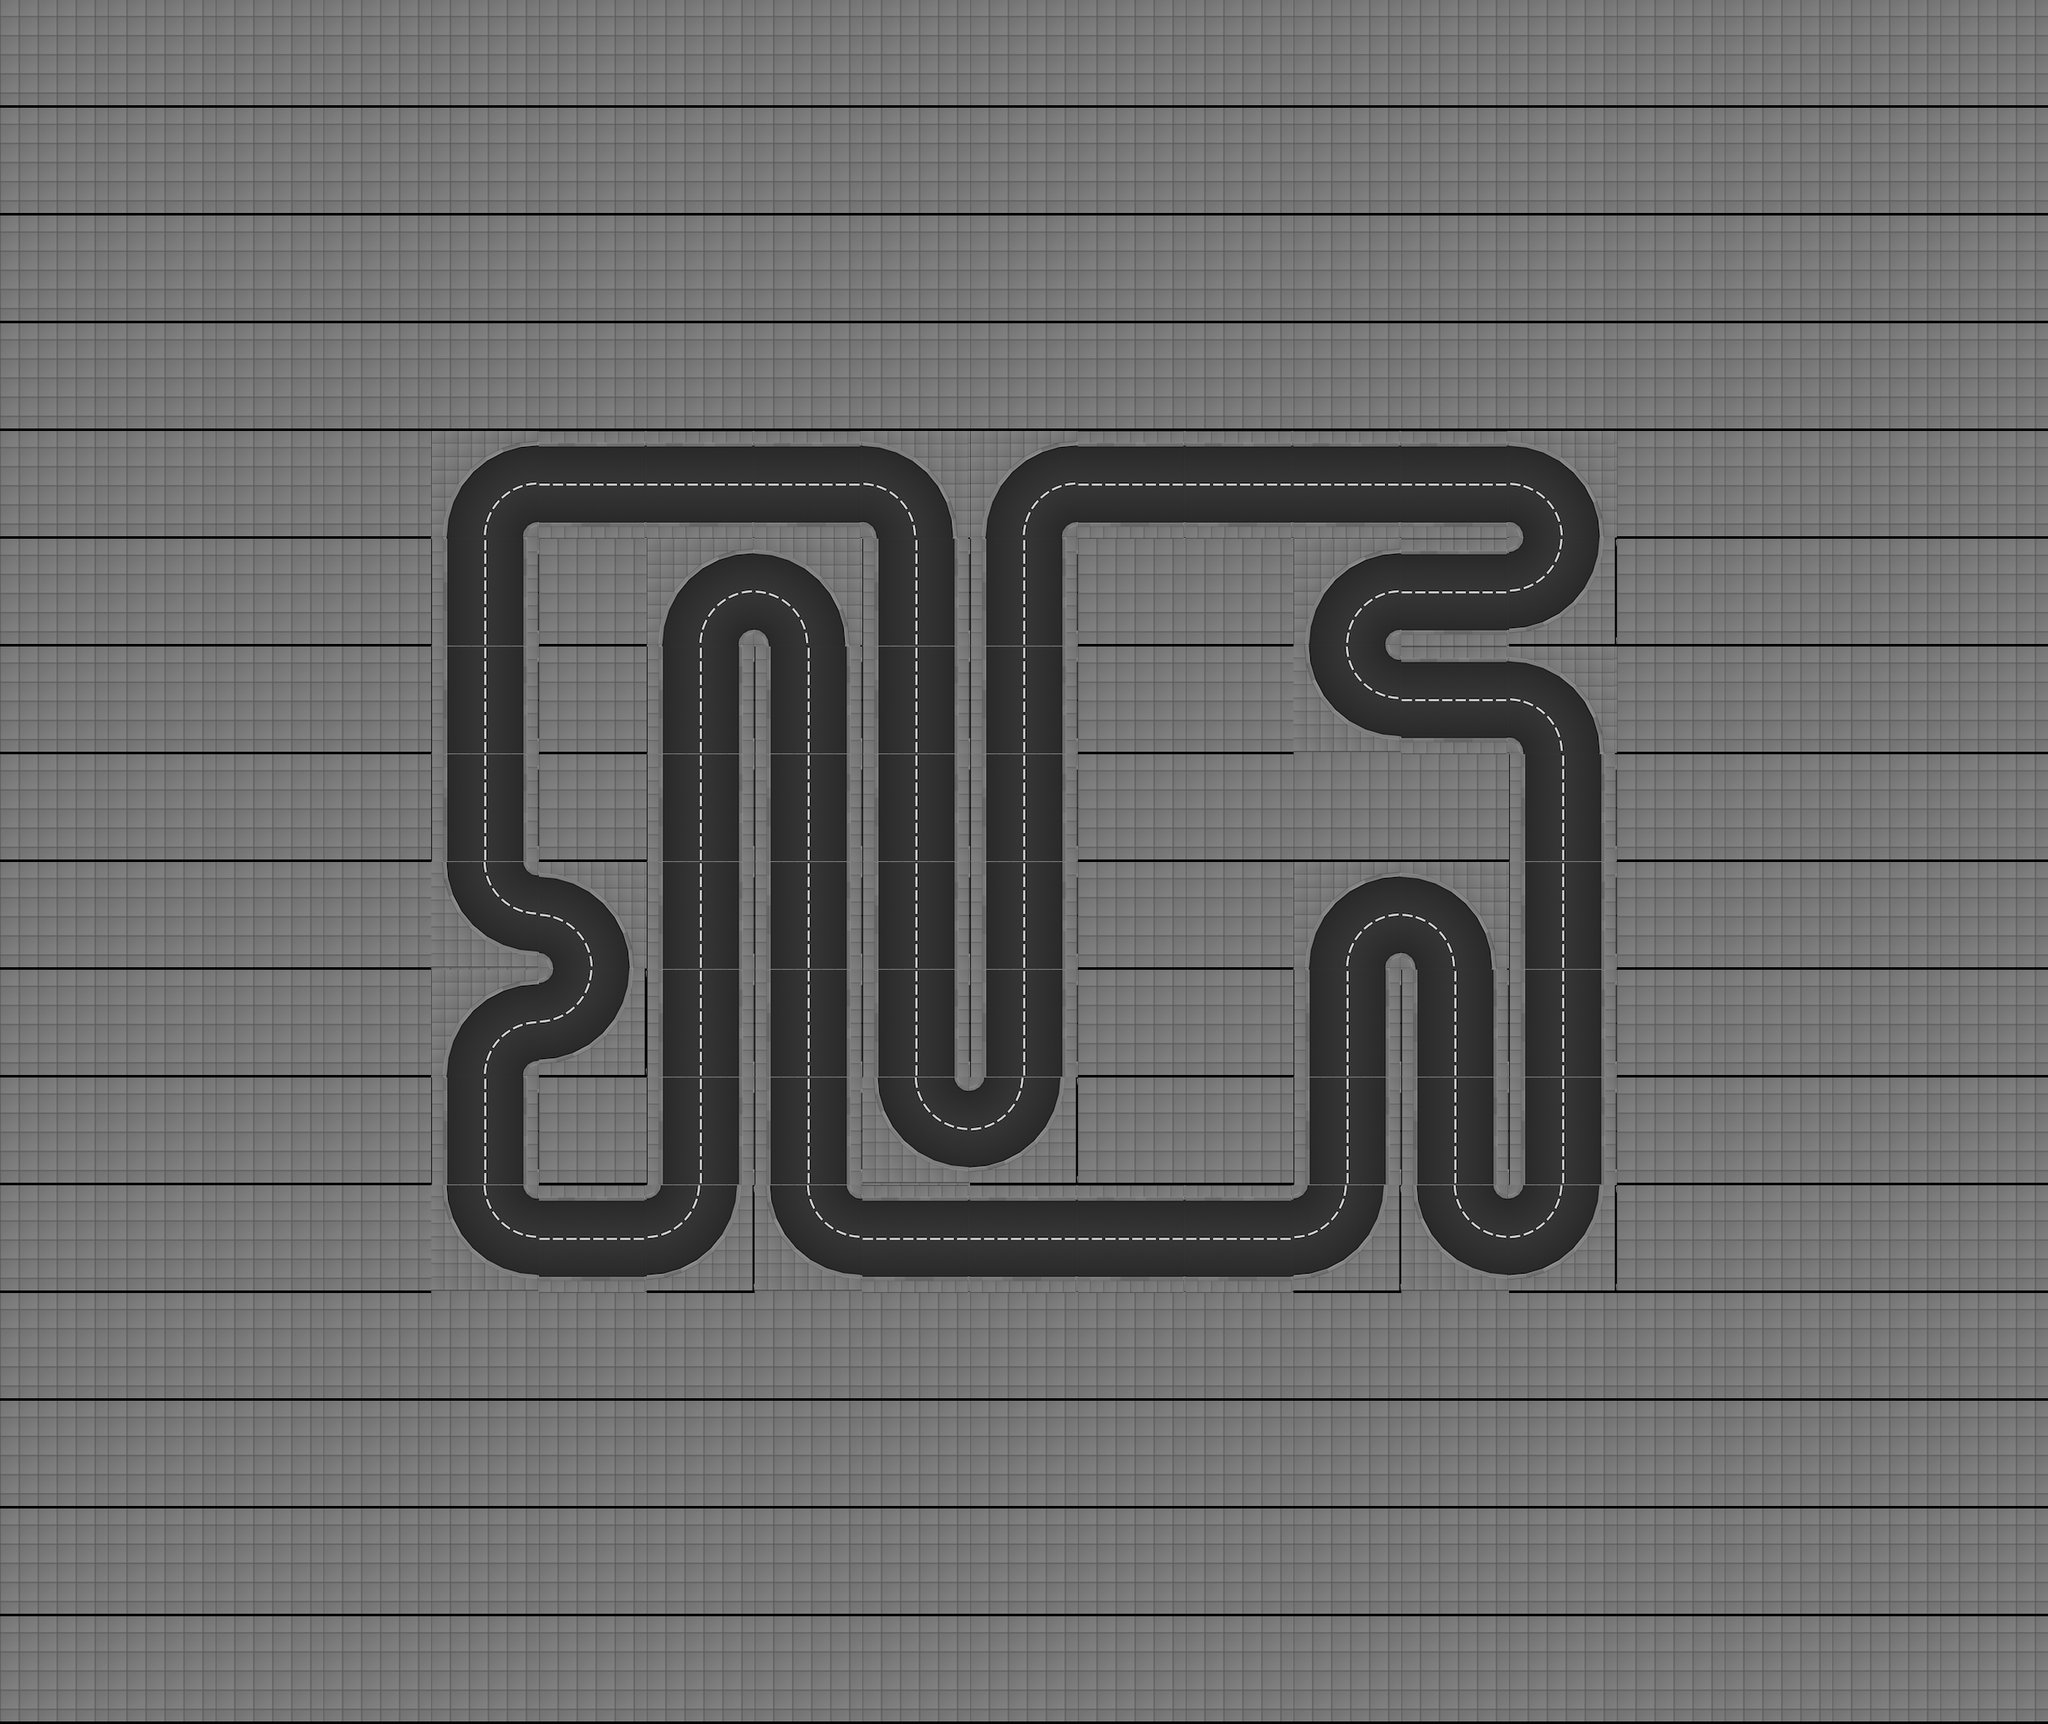

A level layout from a 2D game, rendered from its tile map. Below: a short description, then the map file with tile-grid data replaced by summaries:
An orthogonal 19x16 tile map with 128x128 px tiles, 1 tile layer (track), 2 tilesets and 326 objects (10x office_06_ground_floor, 10x office_06_floor, 7x office_05_ground_floor, 7x office_05_floor, 7x office_01_ground_floor, ...).

<map height="16" infinite="0" nextlayerid="1" nextobjectid="1" orientation="orthogonal" renderorder="right-down" tiledversion="1.2.2" tileheight="128" tilewidth="128" version="1.2" width="19"><tileset firstgid="1" source="../../gbResources/set_tiles.tsx" /><tileset firstgid="134" source="../../gbResources/set_objects.tsx" /><layer height="16" id="1" name="track" width="19"><data>[304 cells, 304 non-empty, 7 distinct tile ids]</data></layer><objectgroup id="1" name="walls"><object id="1" x="512" y="640"><polyline points="16,0 32,-64 64,-96 128,-112" /></object><object id="2" x="512" y="640"><polyline points="112,0 114,-8 120,-14 128,-16" /></object><object id="3" x="512" y="704.0"><polyline points="16,-64 16,64" /></object><object id="4" x="512" y="704.0"><polyline points="112,-64 112,64" /></object><object id="5" x="512" y="832.0"><polyline points="16,-64 16,64" /></object><object id="6" x="512" y="832.0"><polyline points="112,-64 112,64" /></object><object id="7" x="512" y="960.0"><polyline points="16,-64 16,64" /></object><object id="8" x="512" y="960.0"><polyline points="112,-64 112,64" /></object><object id="9" x="512" y="1152"><polyline points="16,-128 32,-64 64,-32 128,-16" /></object><object id="10" x="512" y="1152"><polyline points="112,-128 114,-120 120,-114 128,-112" /></object><object id="11" x="512" y="1280"><polyline points="16,0 32,-64 64,-96 128,-112" /></object><object id="12" x="512" y="1280"><polyline points="112,0 114,-8 120,-14 128,-16" /></object><object id="13" x="512" y="1344.0"><polyline points="16,-64 16,64" /></object><object id="14" x="512" y="1344.0"><polyline points="112,-64 112,64" /></object><object id="15" x="512" y="1536"><polyline points="16,-128 32,-64 64,-32 128,-16" /></object><object id="16" x="512" y="1536"><polyline points="112,-128 114,-120 120,-114 128,-112" /></object><object id="17" x="640" y="592.0"><polyline points="0,-64 128,-64" /></object><object id="18" x="640" y="560.0"><polyline points="0,64 128,64" /></object><object id="19" x="640" y="1152"><polyline points="0,-112 64,-96 96,-64 112,0" /></object><object id="20" x="640" y="1152"><polyline points="0,-16 8,-14 14,-8 16,0" /></object><object id="21" x="640" y="1280"><polyline points="112,-128 96,-64 64,-32 0,-16" /></object><object id="22" x="640" y="1280"><polyline points="16,-128 14,-120 8,-114 0,-112" /></object><object id="23" x="640" y="1488.0"><polyline points="0,-64 128,-64" /></object><object id="24" x="640" y="1456.0"><polyline points="0,64 128,64" /></object><object id="25" x="768" y="592.0"><polyline points="0,-64 128,-64" /></object><object id="26" x="768" y="560.0"><polyline points="0,64 128,64" /></object><object id="27" x="768" y="768"><polyline points="16,0 32,-64 64,-96 128,-112" /></object><object id="28" x="768" y="768"><polyline points="112,0 114,-8 120,-14 128,-16" /></object><object id="29" x="768" y="832.0"><polyline points="16,-64 16,64" /></object><object id="30" x="768" y="832.0"><polyline points="112,-64 112,64" /></object><object id="31" x="768" y="960.0"><polyline points="16,-64 16,64" /></object><object id="32" x="768" y="960.0"><polyline points="112,-64 112,64" /></object><object id="33" x="768" y="1088.0"><polyline points="16,-64 16,64" /></object><object id="34" x="768" y="1088.0"><polyline points="112,-64 112,64" /></object><object id="35" x="768" y="1216.0"><polyline points="16,-64 16,64" /></object><object id="36" x="768" y="1216.0"><polyline points="112,-64 112,64" /></object><object id="37" x="768" y="1344.0"><polyline points="16,-64 16,64" /></object><object id="38" x="768" y="1344.0"><polyline points="112,-64 112,64" /></object><object id="39" x="768" y="1536"><polyline points="112,-128 96,-64 64,-32 0,-16" /></object><object id="40" x="768" y="1536"><polyline points="16,-128 14,-120 8,-114 0,-112" /></object><object id="41" x="896" y="592.0"><polyline points="0,-64 128,-64" /></object><object id="42" x="896" y="560.0"><polyline points="0,64 128,64" /></object><object id="43" x="896" y="768"><polyline points="0,-112 64,-96 96,-64 112,0" /></object><object id="44" x="896" y="768"><polyline points="0,-16 8,-14 14,-8 16,0" /></object><object id="45" x="896" y="832.0"><polyline points="16,-64 16,64" /></object><object id="46" x="896" y="832.0"><polyline points="112,-64 112,64" /></object><object id="47" x="896" y="960.0"><polyline points="16,-64 16,64" /></object><object id="48" x="896" y="960.0"><polyline points="112,-64 112,64" /></object><object id="49" x="896" y="1088.0"><polyline points="16,-64 16,64" /></object><object id="50" x="896" y="1088.0"><polyline points="112,-64 112,64" /></object><object id="51" x="896" y="1216.0"><polyline points="16,-64 16,64" /></object><object id="52" x="896" y="1216.0"><polyline points="112,-64 112,64" /></object><object id="53" x="896" y="1344.0"><polyline points="16,-64 16,64" /></object><object id="54" x="896" y="1344.0"><polyline points="112,-64 112,64" /></object><object id="55" x="896" y="1536"><polyline points="16,-128 32,-64 64,-32 128,-16" /></object><object id="56" x="896" y="1536"><polyline points="112,-128 114,-120 120,-114 128,-112" /></object><object id="57" x="1024" y="640"><polyline points="0,-112 64,-96 96,-64 112,0" /></object><object id="58" x="1024" y="640"><polyline points="0,-16 8,-14 14,-8 16,0" /></object><object id="59" x="1024" y="704.0"><polyline points="16,-64 16,64" /></object><object id="60" x="1024" y="704.0"><polyline points="112,-64 112,64" /></object><object id="61" x="1024" y="832.0"><polyline points="16,-64 16,64" /></object><object id="62" x="1024" y="832.0"><polyline points="112,-64 112,64" /></object><object id="63" x="1024" y="960.0"><polyline points="16,-64 16,64" /></object><object id="64" x="1024" y="960.0"><polyline points="112,-64 112,64" /></object><object id="65" x="1024" y="1088.0"><polyline points="16,-64 16,64" /></object><object id="66" x="1024" y="1088.0"><polyline points="112,-64 112,64" /></object><object id="67" x="1024" y="1216.0"><polyline points="16,-64 16,64" /></object><object id="68" x="1024" y="1216.0"><polyline points="112,-64 112,64" /></object><object id="69" x="1024" y="1408"><polyline points="16,-128 32,-64 64,-32 128,-16" /></object><object id="70" x="1024" y="1408"><polyline points="112,-128 114,-120 120,-114 128,-112" /></object><object id="71" x="1024" y="1488.0"><polyline points="0,-64 128,-64" /></object><object id="72" x="1024" y="1456.0"><polyline points="0,64 128,64" /></object><object id="73" x="1152" y="640"><polyline points="16,0 32,-64 64,-96 128,-112" /></object><object id="74" x="1152" y="640"><polyline points="112,0 114,-8 120,-14 128,-16" /></object><object id="75" x="1152" y="704.0"><polyline points="16,-64 16,64" /></object><object id="76" x="1152" y="704.0"><polyline points="112,-64 112,64" /></object><object id="77" x="1152" y="832.0"><polyline points="16,-64 16,64" /></object><object id="78" x="1152" y="832.0"><polyline points="112,-64 112,64" /></object><object id="79" x="1152" y="960.0"><polyline points="16,-64 16,64" /></object><object id="80" x="1152" y="960.0"><polyline points="112,-64 112,64" /></object><object id="81" x="1152" y="1088.0"><polyline points="16,-64 16,64" /></object><object id="82" x="1152" y="1088.0"><polyline points="112,-64 112,64" /></object><object id="83" x="1152" y="1216.0"><polyline points="16,-64 16,64" /></object></objectgroup><objectgroup id="2" name="route"><!-- 1 objects omitted --></objectgroup><objectgroup id="3" name="lights"><!-- 70 objects omitted --></objectgroup><objectgroup id="4" name="slow_motion_triggers"><!-- 24 objects omitted --></objectgroup><objectgroup id="5" name="speed_up_triggers"><!-- 9 objects omitted --></objectgroup><objectgroup id="6" name="buildings"><!-- 78 objects omitted --></objectgroup><objectgroup id="7" name="spawners"><!-- 4 objects omitted --></objectgroup></map>
<!-- 243 of 326 objects omitted -->
